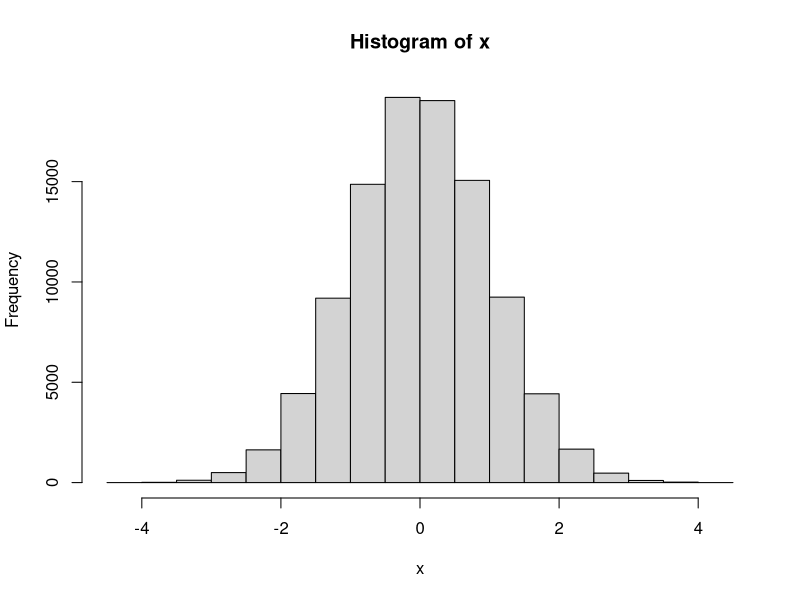
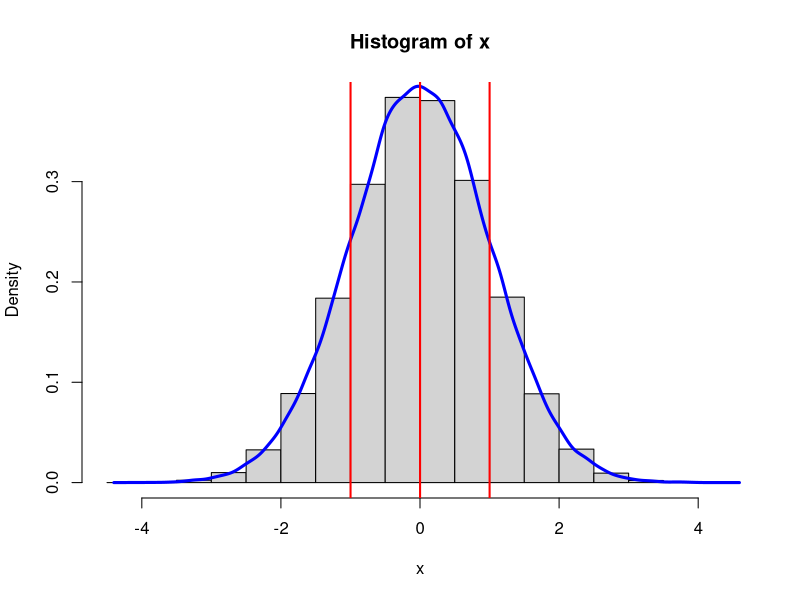

The R script that drew these images, in order:
#. 描述性统计：Summary statistics 
#计算基本统计值及其作图
#○ 均值：Mean
#○ 中位数：Median
#○ 标准差：Standard Deviation
set.seed(123)
x<-rnorm(100000)
mean(x)
sd(x)
median(x)

hist(x) #直方图，频率 
hist(x,pro=T) #直方图，概率

lines(density(x)) #加一条正态分布曲线
lines(density(x), col="blue") #曲线改成蓝色
lines(density(x), col="blue",lw=3) #曲线加粗
mx<-mean(x)
abline(v = mx, col = "red", lwd = 2) #加一条红色直线代表均值
SD<-sd(x)
abline(v = mx + SD, col = "red", lwd = 2)
abline(v = mx - SD, col = "red", lwd = 2)
